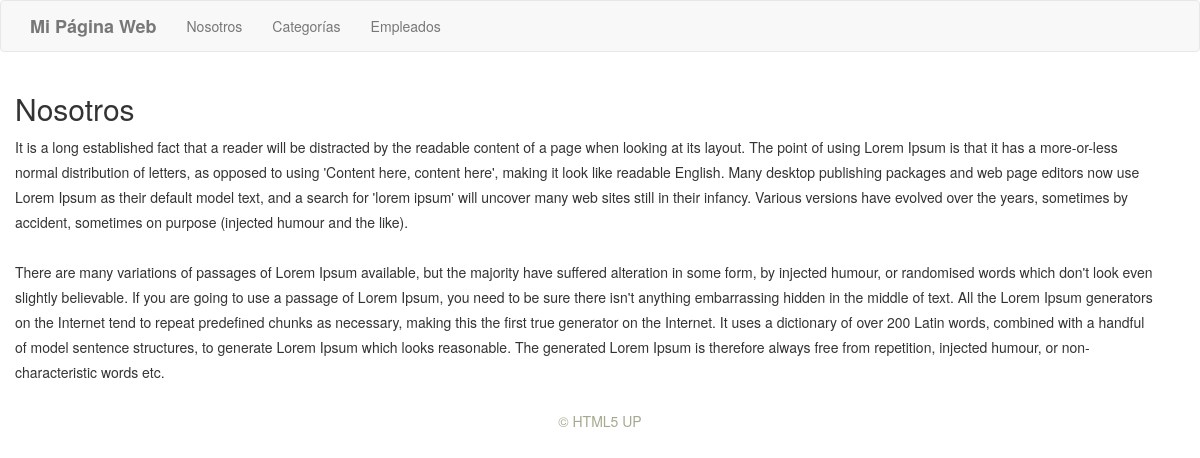
The page /about-us.php on the database its author committed.
### tables this page shows
CREATE TABLE `mp_pages` (
  `page_id` int(11) NOT NULL,
  `page_title` varchar(255) NOT NULL,
  `page_desc` text DEFAULT NULL,
  `meta_keywords` varchar(255) DEFAULT NULL,
  `meta_desc` varchar(255) DEFAULT NULL,
  `sort_order` int(11) NOT NULL DEFAULT 0,
  `parent` varchar(255) NOT NULL DEFAULT '0',
  `status` enum('A','I') NOT NULL DEFAULT 'A',
  `page_alias` varchar(255) DEFAULT NULL
);

### config.php (called while the page is built, shortened)
<?php
$currentPage = pathinfo($_SERVER['PHP_SELF'], PATHINFO_FILENAME);

### php/core/Executor.php (called while the page is built)
<?php
class Executor {
  public static function doit($sql){
		$con = Database::getCon();
		return array($con->query($sql),$con->insert_id);
	}
}

### php/core/models/Page.php (called while the page is built, shortened)
<?php
class Page extends DataRow {
    public static $tablename = "mp_pages";
    private $title;
    private $desc;
    public function __construct() {
        $this->title = "";
        $this->desc = "";
    }
    public function getDataToDatarow($row) {
        $page = new Page();
        $page->setId($row["page_id"]);
        $page->setTitle($row["page_title"]);
        $page->setDesc($row["page_desc"]);
        $page->setAlias($row["page_alias"]);
        return $page;
    }
    public function getTitle() {
        return $this->title;
    }
    public function getDesc() {
        return $this->desc;
    }
    public function setTitle($title) {
        $this->title = $title;
    }
    public function setDesc($desc) {
        $this->desc = $desc;
    }
     public static function getPageDetailsByName($currentPage) {
        $sql = "select * from " . self::$tablename . " where 1 AND page_alias=\"$currentPage\"";
        $query = Executor::doit($sql);
        return Model::one($query[0], new Page());
    }
}

### php/core/Model.php (called while the page is built, shortened)
<?php
class Model {
    public static function one($query, $aclass) {
        $found = null;
        $data = new $aclass;
        while ($r = $query->fetch_array()) {
            $cnt = 1;
            foreach ($r as $key => $v) {
                if ($cnt > 0 && $cnt % 2 == 0) {
                     $data  = $aclass->getDataToDatarow($r);
                     break;
                }
                $cnt++;
            }
            $found = $data;
            break;
        }
        return $found;
    }
}

### about-us.php (the view, shortened to what this page needs)
<?php
require("config.php");
$pageDetails = Page::getPageDetailsByName($currentPage);
?>
<?php include "php/pages/header.php"; ?>
<div class="row main-row">
    <div class="8u">
        <section class="left-content">
            <h2><?php echo stripslashes($pageDetails->getTitle()); ?></h2>
            <?php echo stripslashes($pageDetails->getDesc()); ?>
        </section>
    </div>
</div>
<?php include("php/pages/footer.php"); ?>

### css/style-desktop.css (style rules this page uses)
body { min-width: 1200px; }
section, article { margin: 0 0 20px 0; }
section:last-child, article:last-child { margin-bottom: 0; }
section.left-content { padding-right: 30px; line-height:25px; }

### rows shown on the page
mp_pages: page_title "Nosotros", page_desc "It is a long established fact that a reader will be distracted by the readable content of a page when looking at its layout. The point of using Lorem Ipsum is that it has a more-or-less normal distribution of letters, as opposed to using 'Content here, content here', making it look like readable English. Many desktop publishing packages and web page editors now use Lorem Ipsum as their default model text, and a search for 'lorem ipsum' will uncover many web sites still in their infancy. Various versions have evolved over the years, sometimes by accident, sometimes on purpose (injected humour and the like). There are many variations of passages of Lorem Ipsum available, but the majority have…"

### other values the page prints
SITE_NAME "Mi Página Web"
